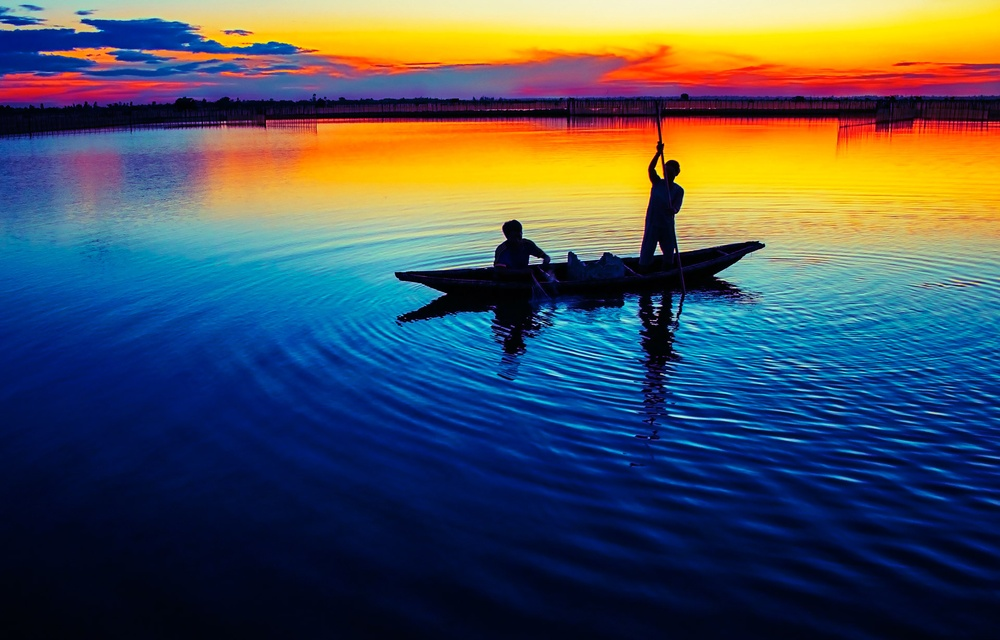
//> input picture _site/opencv_cpp/images/working-in-dawn.jpg, 1000 x 640 px, shrunk from 1920 x 1228 before the run, given in place of the camera
$ ./histogram   (built with g++ and OpenCV 4)
//> lines starting //> are read from the running program, lines starting //| are printed output that depends on the picture
#include <iostream>
#include <opencv2/opencv.hpp>

using namespace cv;
using namespace std;

int main(int argc, char** argv)
{
	Mat image;
	int width, height;
	VideoCapture cap;
	vector<Mat> planes;
	Mat histR, histG, histB;
	int nbins = 64;
	float range[] = {0, 256};
	const float *histrange = { range };
	bool uniform = true;
	bool acummulate = false;

	cap.open(0);

	if(!cap.isOpened())
	{
		cout << "cameras indisponiveis";
		return -1;
	}

	width  = cap.get(CV_CAP_PROP_FRAME_WIDTH);
	height = cap.get(CV_CAP_PROP_FRAME_HEIGHT);

	cout << "largura = " << width << endl;
	cout << "altura  = " << height << endl;

	int histw = nbins, histh = nbins/2;
	Mat histImgR(histh, histw, CV_8UC3, Scalar(0,0,0));
	Mat histImgG(histh, histw, CV_8UC3, Scalar(0,0,0));
	Mat histImgB(histh, histw, CV_8UC3, Scalar(0,0,0));

	while(1)
	{
		cap >> image;
//> image is the input picture: 640 rows x 1000 cols, CV_8UC3; mean B, G, R 90.3, 81.9, 74.5
		split (image, planes);
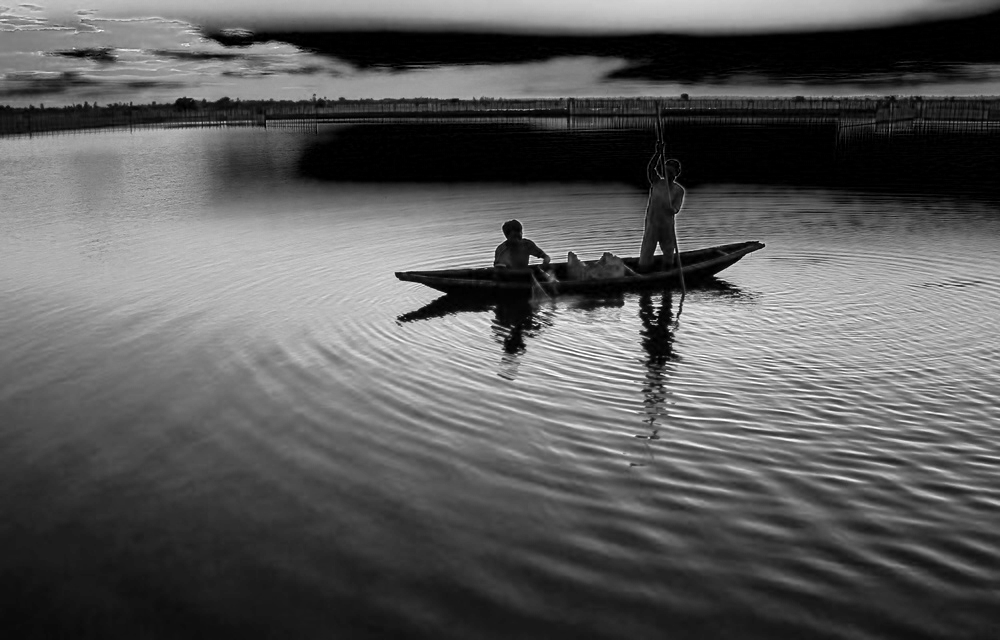
//> planes[0]: 640 rows x 1000 cols, CV_8UC1; min 0, max 255, mean 90.3
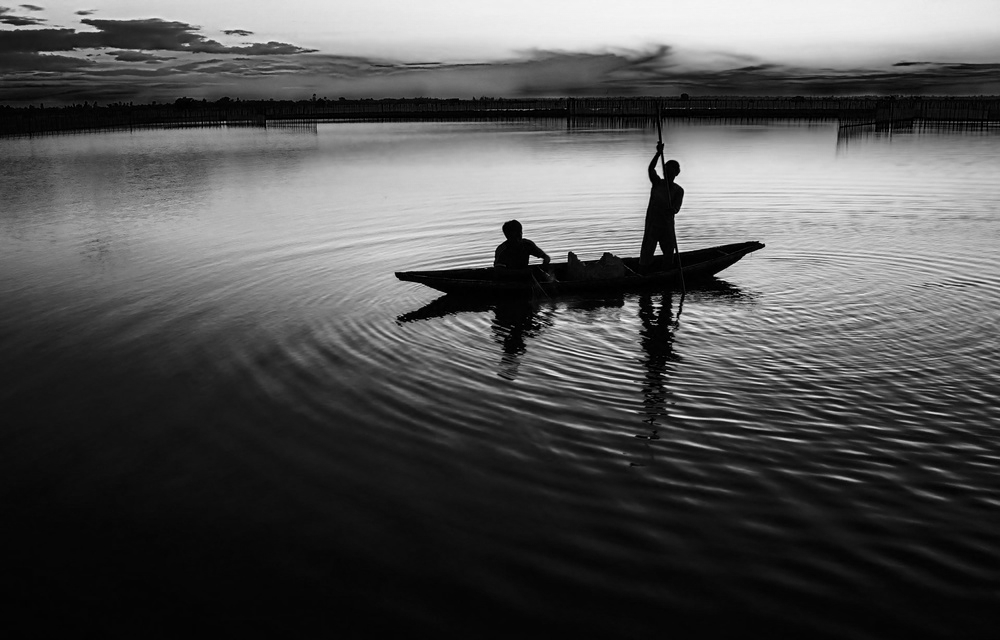
//> planes[1]: 640 rows x 1000 cols, CV_8UC1; min 0, max 252, mean 81.9
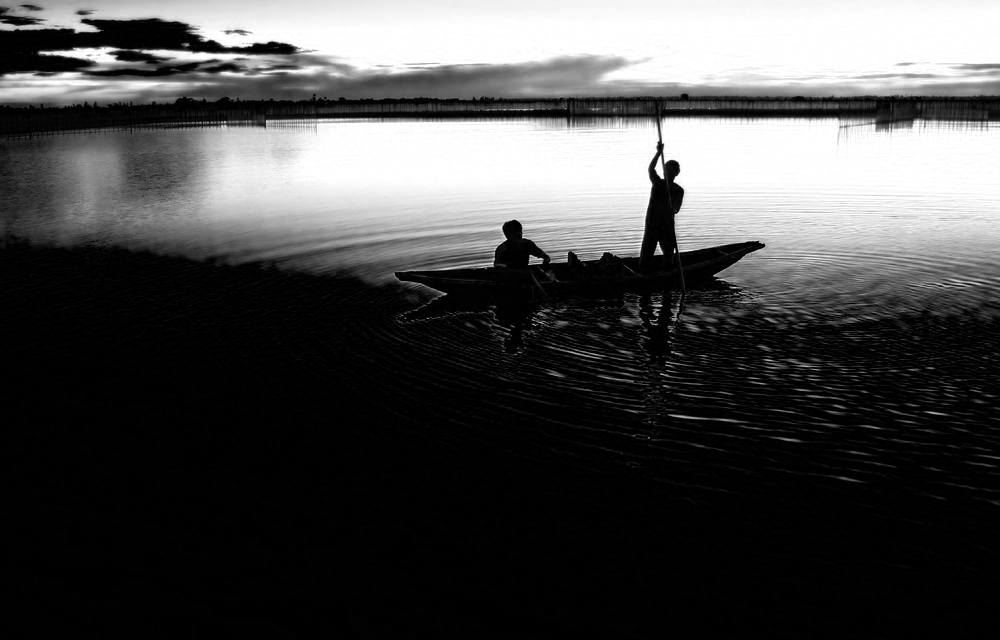
//> planes[2]: 640 rows x 1000 cols, CV_8UC1; min 0, max 255, mean 74.5
		calcHist(&planes[0], 1, 0, Mat(), histR, 1,&nbins, &histrange,uniform, acummulate);
//> histR = 64 values, max 57790 at index 0, min 97 at index 62, mean 10000
		calcHist(&planes[1], 1, 0, Mat(), histG, 1,&nbins, &histrange,uniform, acummulate);
//> histG = 64 values, max 78917 at index 1, min 1 at index 62, mean 10000
		calcHist(&planes[2], 1, 0, Mat(), histB, 1,&nbins, &histrange,uniform, acummulate);
//> histB = 64 values, max 324525 at index 0, min 2041 at index 40, mean 10000

		normalize(histR, histR, 0, histImgR.rows, NORM_MINMAX, -1, Mat());
//> histR = 64 values, max 32 at index 0, min 0 at index 62, mean 5.49
		normalize(histG, histG, 0, histImgG.rows, NORM_MINMAX, -1, Mat());
//> histG = 64 values, max 32 at index 1, min 0 at index 62, mean 4.05
		normalize(histB, histB, 0, histImgB.rows, NORM_MINMAX, -1, Mat());
//> histB = 64 values, max 32 at index 0, min 0 at index 40, mean 0.79

		histImgR.setTo(Scalar(0));
		histImgG.setTo(Scalar(0));
		histImgB.setTo(Scalar(0));

		for(int i=0; i<nbins; i++)
		{
			line(histImgR,Point(i, histh),Point(i, histh-cvRound(histR.at<float>(i))),Scalar(0, 0, 255), 1, 8, 0);
			line(histImgG,Point(i, histh),Point(i, histh-cvRound(histG.at<float>(i))),Scalar(0, 255, 0), 1, 8, 0);
			line(histImgB,Point(i, histh),Point(i, histh-cvRound(histB.at<float>(i))),Scalar(255, 0, 0), 1, 8, 0);
		}
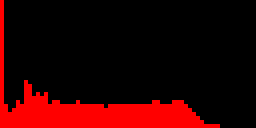
//> histImgR: 32 rows x 64 cols, CV_8UC3 (shown 4 times larger); mean B, G, R 0, 0, 43.8
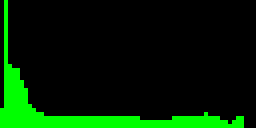
//> histImgG: 32 rows x 64 cols, CV_8UC3 (shown 4 times larger); mean B, G, R 0, 32.6, 0
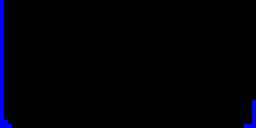
//> histImgB: 32 rows x 64 cols, CV_8UC3 (shown 4 times larger); mean B, G, R 5.5, 0, 0

		histImgR.copyTo(image(Rect(0,0,nbins, histh)));
		histImgG.copyTo(image(Rect(0,histh,nbins, histh)));
		histImgB.copyTo(image(Rect(0, 2*histh ,nbins, histh)));
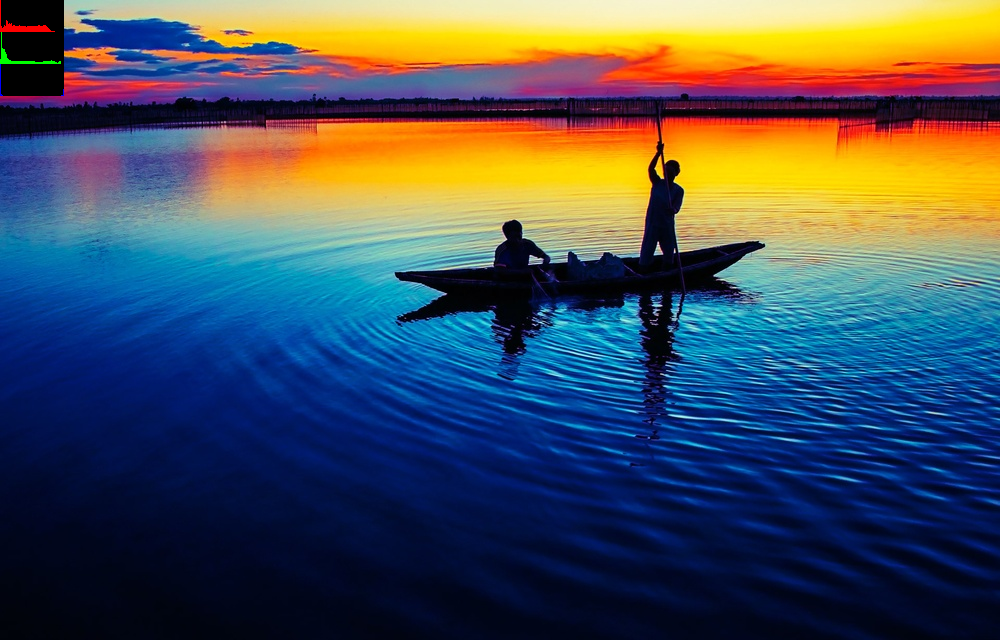
//> image: 640 rows x 1000 cols, CV_8UC3; mean B, G, R 89.1, 81.2, 73.8
		imshow("image", image);
		if(cvWaitKey(27) >= 0) break;
//> the Esc key is pressed
	}
	return 0;
}

$ run again, on _site/opencv_cpp/images/biel.png
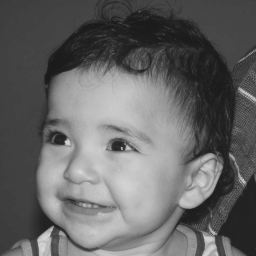
//> input picture _site/opencv_cpp/images/biel.png, 256 x 256 px, given in place of the camera
//> image is the input picture: 256 rows x 256 cols, CV_8UC3; min 26, max 219, mean 100.9
//> `calcHist(&planes[0], 1, 0, Mat(), histR, 1,&nbins, &histrange,uniform,..`: histR = 64 values, max 10282 at index 16, min 0 at index 0, mean 1024
//> `calcHist(&planes[1], 1, 0, Mat(), histG, 1,&nbins, &histrange,uniform,..`: histG has the same summary as histR
//> `calcHist(&planes[2], 1, 0, Mat(), histB, 1,&nbins, &histrange,uniform,..`: histB has the same summary as histR
//> `normalize(histR, histR, 0, histImgR.rows, NORM_MINMAX, -1, Mat());`: histR = 64 values, max 32 at index 16, min 0 at index 0, mean 3.19
//> `normalize(histG, histG, 0, histImgG.rows, NORM_MINMAX, -1, Mat());`: histG has the same summary as histR
//> `normalize(histB, histB, 0, histImgB.rows, NORM_MINMAX, -1, Mat());`: histB has the same summary as histR
//> after the loop `for(int i=0; i<nbins; i++)`:
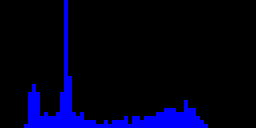
//> histImgB: 32 rows x 64 cols, CV_8UC3 (shown 4 times larger); mean B, G, R 25.4, 0, 0
//> `histImgB.copyTo(image(Rect(0, 2*histh ,nbins, histh)));`:
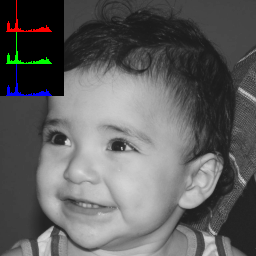
//> image: 256 rows x 256 cols, CV_8UC3; mean B, G, R 95.6, 95.6, 95.6
